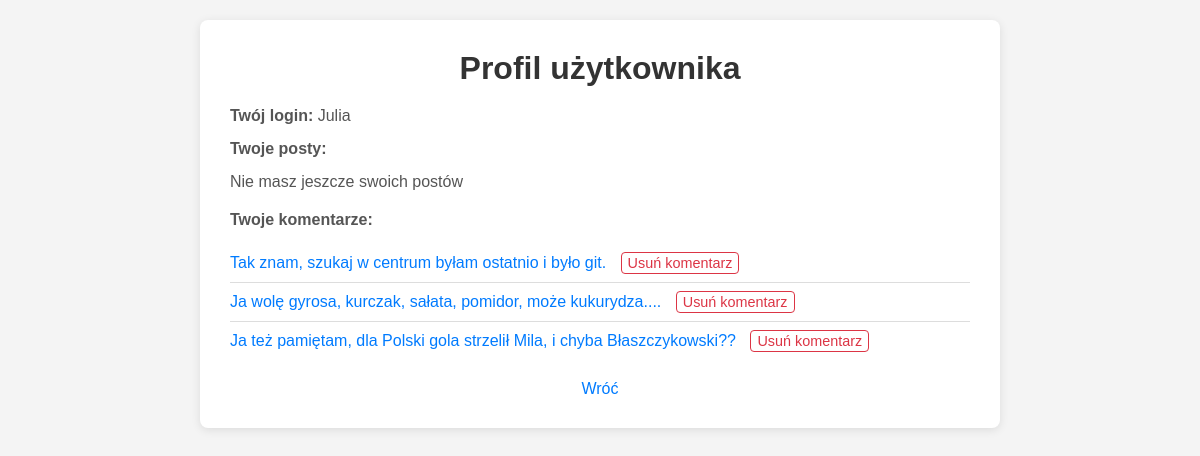
The page /profil/ (signed in) on the database its author committed.
### posts/models.py (models this page shows, shortened)
class Comment(models.Model):
    user = models.ForeignKey(User, on_delete=models.CASCADE)
    post = models.ForeignKey(Post, on_delete=models.CASCADE)
    description = models.TextField(blank=True, null=True)
    created_at = models.DateTimeField(auto_now_add=True)

### posts/views.py (the view)
# urls.py: path('profil/', user_profile, name='user-profile'),
def user_profile(request):
    posts = Post.objects.filter(user=request.user)
    comments = Comment.objects.filter(user=request.user)
    return render(request, 'posts/user_profile.html',{'posts':posts, 'comments':comments, 'user':request.user})

### posts/templates/posts/user_profile.html (shortened to what this page needs)
<!DOCTYPE html>
<html lang="en">
<head>
</head>
<body>
    <div class="profile-container">
        <h1>Profil użytkownika</h1>
        <p><strong>Twój login:</strong> {{ user.username }}</p>
        <div class="list-section">
            <p><strong>Twoje posty:</strong></p>
            {% if posts %}
            <ul>
                {% for post in posts %}
                <li>
                    <a href="{% url 'choose-post' post.id %}">{{ post.title }}</a>
                    <a class="delete-post" href="{% url 'delete-post' post.id %}">Usuń post</a>
                </li>
                {% endfor %}
            </ul>
            {% else %}
            <p>Nie masz jeszcze swoich postów</p>
            {% endif %}
        </div>
        <div class=" list-section">
            <p><strong>Twoje komentarze:</strong></p>
            {% if comments %}
            <ul>
                {% for comment in comments %}
                <li>
                    <a href="{% url 'choose-post' comment.post.id %}">{{ comment.description }}</a>
                    <a class="delete-comment" href="{% url 'delete-comment' comment.id comment.post.id %}">Usuń
                        komentarz</a>
                </li>
                {% endfor %}
            </ul>
            {% else %}
            <p>Nie masz jeszcze komentarzy</p>
            {% endif %}
        </div>
        <a class="back-link" href="{% url 'comeback' %}">Wróć</a>
    </div>
</body>
</html>

### posts/templates/posts/user_profile.html (style rules this page uses)
* { margin: 0; padding: 0; box-sizing: border-box; }
body { font-family: Arial, sans-serif; background-color: #f4f4f4; padding: 20px; }
.profile-container { max-width: 800px; margin: 0 auto; background: #fff; padding: 30px; border-radius: 8px; box-shadow: 0 2px 10px rgba(0, 0, 0, 0.1); }
h1 { text-align: center; margin-bottom: 20px; color: #333; }
p { margin-bottom: 15px; color: #555; }
.list-section { margin-bottom: 20px; }
.list-section ul { list-style: none; padding: 0; }
.list-section li { padding: 8px 0; border-bottom: 1px solid #ddd; }
.list-section li:last-child { border-bottom: none; }
a { color: #007BFF; text-decoration: none; }
.delete-comment, .delete-post { display: inline-block; margin-left: 10px; padding: 2px 6px; border: 1px solid #dc3545; border-radius: 4px; color: #dc3545; text-decoration: none; transition: background-color 0.3s, color 0.3s; font-size: 0.9em; }
.back-link { display: block; text-align: center; margin-top: 20px; }

### rows shown on the page
Comment: description "Tak znam, szukaj w centrum byłam ostatnio i było git."
Comment: description "Ja wolę gyrosa, kurczak, sałata, pomidor, może kukurydza...."
Comment: description "Ja też pamiętam, dla Polski gola strzelił Mila, i chyba Błaszczykowski??"

### other values the page prints
{{ user.username }} "Julia"
